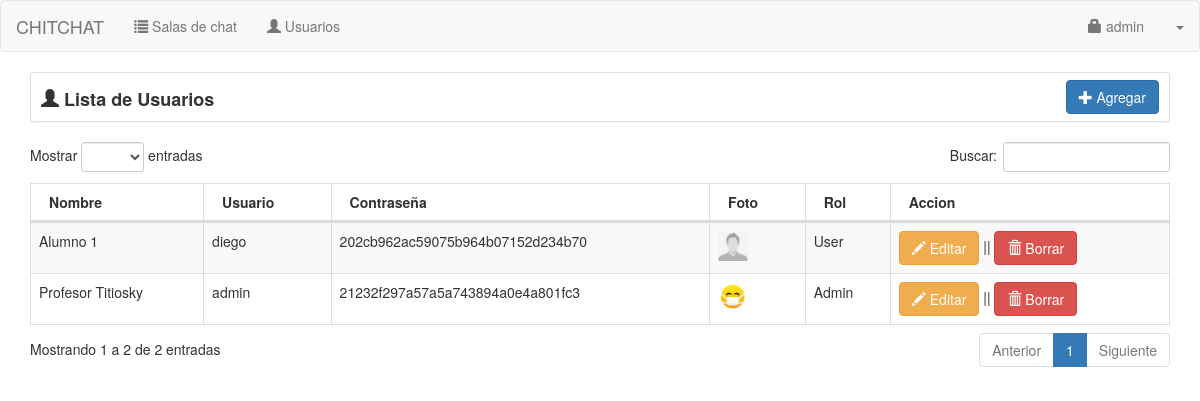
The page /admin/user.php (signed in) on the database its author committed.
### tables this page shows
CREATE TABLE `user` (
  `userid` int NOT NULL AUTO_INCREMENT,
  `username` varchar(30) NOT NULL,
  `password` varchar(150) NOT NULL,
  `uname` varchar(60) NOT NULL,
  `photo` varchar(200) NOT NULL,
  `access` int NOT NULL,
  PRIMARY KEY (`userid`)
);

### admin/session.php (called while the page is built, shortened)
<?php
	include('../conn.php');
	$sq=mysqli_query($conn,"select * from `user` where userid='".$_SESSION['id']."'");
	$srow=mysqli_fetch_array($sq);
	$user=$srow['username'];
?>

### admin/userlist.php (the view)
<div class="col-lg-12">
    <div class="panel panel-default" style="height:50px;">
		<span style="font-size:18px; margin-left:10px; position:relative; top:13px;"><strong><span class="glyphicon glyphicon-user"></span> Lista de Usuarios</strong></span>
		<div class="pull-right" style="margin-right:10px; margin-top:7px;">
			<a href="#add_user" data-toggle="modal" class="btn btn-primary"><span class="glyphicon glyphicon-plus"></span> Agregar</a>
		</div>
	</div>
	<table width="100%" class="table table-striped table-bordered table-hover" id="userList">
        <thead>
            <tr>
                <th>Nombre</th>
				<th>Usuario</th>
				<th>Contraseña</th>
				<th>Foto</th>
				<th>Rol</th>
				<th>Accion</th>
			</tr>
		</thead>
		<tbody>
		<?php
			$query=mysqli_query($conn,"select * from `user` order by uname asc");
			while($row=mysqli_fetch_array($query)){
			?>
			<tr>
				<td><input type="hidden" id="ename<?php echo $row['userid']; ?>" value="<?php echo $row['uname']; ?>"><?php echo $row['uname']; ?></td>
				<td><input type="hidden" id="eusername<?php echo $row['userid']; ?>" value="<?php echo $row['username']; ?>"><?php echo $row['username']; ?></td>
				<td><input type="hidden" id="epassword<?php echo $row['userid']; ?>" value="<?php echo $row['password']; ?>"><?php echo $row['password']; ?></td>
				<td><img src="../<?php if(empty($row['photo'])){echo "upload/profile.jpg";}else{echo $row['photo'];} ?>" height="30px;" width="30px;"></td>
				<td>
					<?php
						if ($row['access']==1){
							echo "Admin";
						}
						else{
							echo "User";
						}
					?>
				</td>
				<td>
					<button type="button" class="btn btn-warning edituser" value="<?php echo $row['userid']; ?>"><span class="glyphicon glyphicon-pencil"></span> Editar</button> ||
					<button type="button" class="btn btn-danger deleteuser" value="<?php echo $row['userid']; ?>"><span class="glyphicon glyphicon-trash"></span> Borrar</button>
				</td>
			</tr>
			<?php
			}
		?>
        </tbody>
    </table>
</div>

### admin/header.php (shortened to what this page needs)
<!DOCTYPE html>
<html>
<head>
	<link rel="stylesheet" href="https://maxcdn.bootstrapcdn.com/bootstrap/3.3.6/css/bootstrap.min.css" />
	<link href="../css/dataTables.bootstrap.css" rel="stylesheet">
	<link href="../css/dataTables.responsive.css" rel="stylesheet">
</head>

### admin/user.php (shortened to what this page needs)
<?php include('session.php'); ?>
<?php include('header.php'); ?>
<body>
<?php include('navbar.php'); ?>
<div class="container">
	<div class="row">
		<?php include('userlist.php'); ?>
	</div>
</div>
</body>
</html>

### admin/navbar.php (shortened to what this page needs)
<nav class="navbar navbar-default">
    <div class="container-fluid">
		<div class="navbar-header">
			<a class="navbar-brand">CHITCHAT</a>
		</div>
		<ul class="nav navbar-nav">
			<li><a href="index.php"><span class="glyphicon glyphicon-list"></span> Salas de chat</a></li>
			<li><a href="user.php"><span class="glyphicon glyphicon-user"></span> Usuarios</a></li>
		</ul>
		<ul class="nav navbar-nav navbar-right">
			<li><a href="#account" data-toggle="modal"><span class="glyphicon glyphicon-lock"></span> <?php echo $user; ?></a></li>
			<li class="dropdown">
				<a class="dropdown-toggle" data-toggle="dropdown" href="#"><span class="caret"></span></a>
			</li>
		</ul>
    </div>
</nav>

### rows shown on the page
user: username "admin", uname "Profesor Titiosky", password "21232f297a57a5a743894a0e4a801fc3", photo (picture), access "Admin", $row['userid'] 1 (drawn)
user: uname "Alumno 1", username "diego", password "202cb962ac59075b964b07152d234b70", photo (placeholder picture), access "User", $row['userid'] 6 (drawn)
